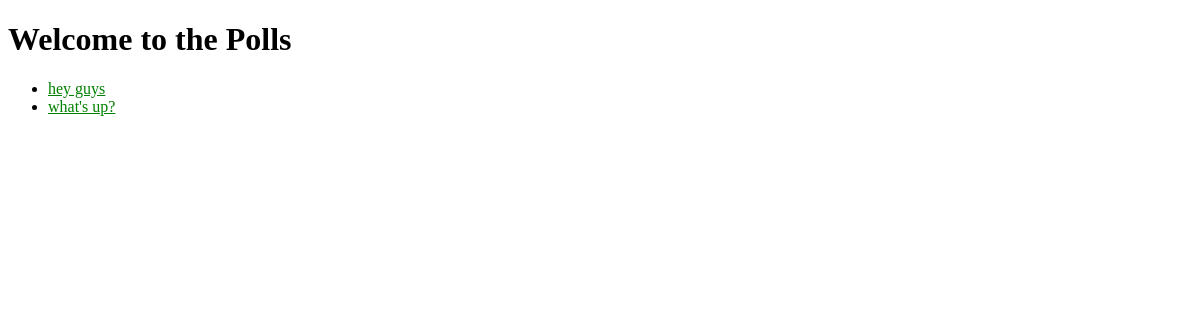
/polls/, run on an earlier commit of the app's database.
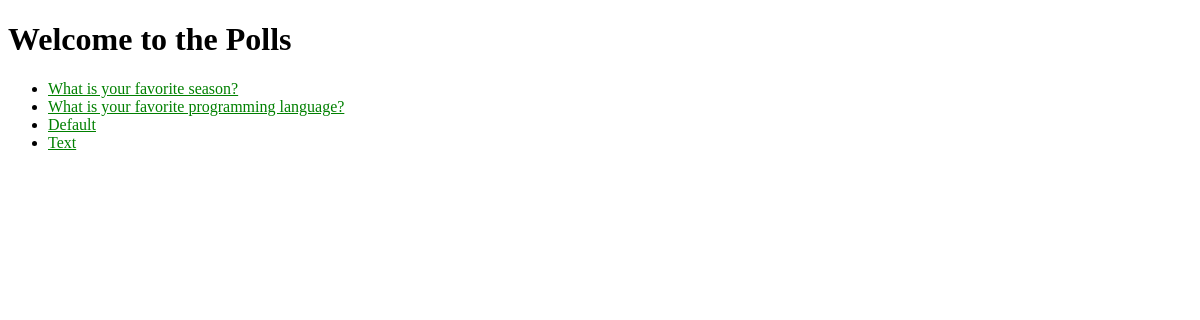
And on a later commit of the database.
### polls/models.py (models this page shows, shortened)
class Question(models.Model):
    question_text = models.CharField(max_length=200, default="Default Question Text")
    pub_date = models.DateTimeField("date published", default=timezone.now)

### polls/views.py (the view, shortened to what this page needs)
# urls.py: path("", views.IndexView.as_view(), name="index"),
class IndexView(generic.ListView):
    template_name = "polls/index.html"
    context_object_name = "latest_question_list"
    def get_queryset(self):
        return Question.objects.filter(pub_date__lte=timezone.now()).order_by("-pub_date")[:5]

### polls/templates/polls/index.html (shortened to what this page needs)
<!-- {% load static %}
{% load static %} -->
{% load static %}
<!DOCTYPE html>
<head>
    <link rel="stylesheet" href="{% static 'polls/style.css' %}">
</head>
<body>
    <h1>Welcome to the Polls</h1>
    <ul>
        {% for question in latest_question_list %}
        <li><a href="{% url 'polls:detail' question.id %}">{{ question.question_text }}</a></li>
        {% endfor %}
    </ul>
</body>

### polls/static/polls/style.css (style rules this page uses)
li a { color: green; }

What changed in the data, as far as the page shows it:
removed Question: question_text "hey guys"
removed Question: question_text "what's up?"
added Question: question_text "What is your favorite season?"
added Question: question_text "What is your favorite programming language?"
added Question: question_text "Default"
added Question: question_text "Text"
